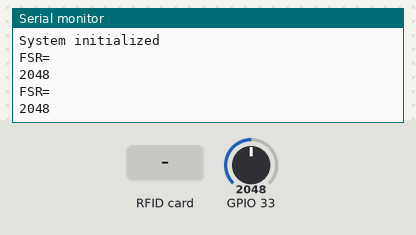
The sketch below on a simulated ESP32. Shown: the last lines printed to the serial monitor. Inputs (shaded band) come from the test bench; at power-on: GPIO 33 = 2048.

Above: at 1.2 s.
1.3 s: RFID card A2 22 19 20 held to the reader
At 2.9 s:
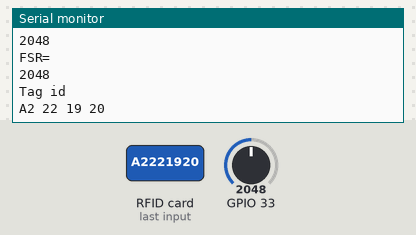
3.6 s: RFID card 24 BC E2 03 held to the reader
At 4.5 s:
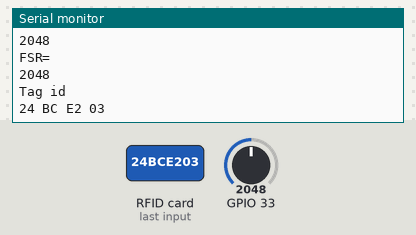
5.6 s: RFID card 5E 7A 19 C4 held to the reader
At 6.7 s:
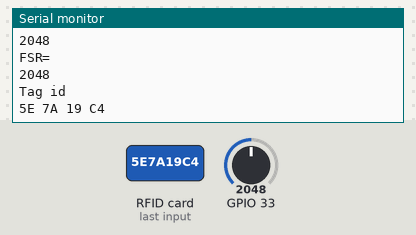
7.7 s: GPIO 33 set to 2866
At 8.9 s:
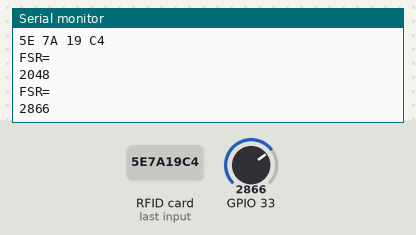
9.2 s: GPIO 33 set to 3603
At 10.2 s:
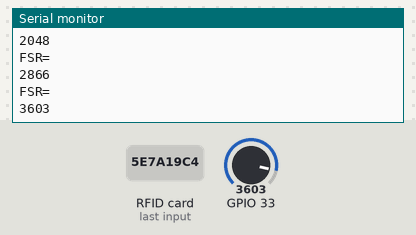
Timing chart, 0 to 11.7 s (numbered marks = the images above; inputs shaded):
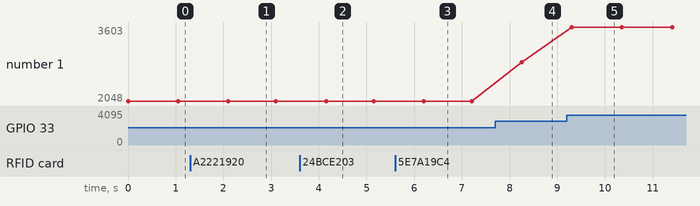

Measured:
- after the input at 1.3 s, the serial monitor: prints a new line after 0.80 s (image 1)
- after the input at 3.6 s, the serial monitor: prints a new line after 0.55 s (image 2)
- after the input at 5.6 s, the serial monitor: prints a new line after 0.60 s (image 3)
- after the input at 7.7 s, the serial monitor: prints a new line after 0.56 s (image 4)
- after the input at 9.2 s, the serial monitor: prints a new line after 0.11 s (image 5)
- plotted number 1: 2048 → 2866 after the input at 7.7 s, 2866 → 3603 after the input at 9.2 s

The sketch:

Arduino.ino
```cpp
#include <SPI.h>
#include <PN532_SPI.h>
#include <PN532.h>
#include <NfcAdapter.h>

PN532_SPI interface(SPI,10);
NfcAdapter nfc = NfcAdapter(interface);
String tagId1 = "A2 22 19 20";
String tagId2= "24 BC E2 03";
String tagId = "None";
byte nuidPICC[4];
//String ldr="A5";
int FSR;
void setup() {
  Serial.begin(9600);
  Serial.println('\n');
  pinMode(A5,INPUT);
  Serial.println("System initialized");

  nfc.begin();
//  digitalWrite(5, LOW);
}


void loop() {

readNFC();
//if(tagId==tagId1){
//    digitalWrite(5,HIGH);
//}
//if(tagId==tagId2){
//    digitalWrite(5,LOW);
//  }


}
void readNFC() {

    FSR=analogRead(A5);

    Serial.println("FSR= ");
    Serial.println(FSR);

  if (nfc.tagPresent())
  {
    NfcTag tag = nfc.read();
    //tag.print();
    tagId = tag.getUidString();
    Serial.println("Tag id");
    Serial.println(tagId);

  }
  delay(1000);
}
```
